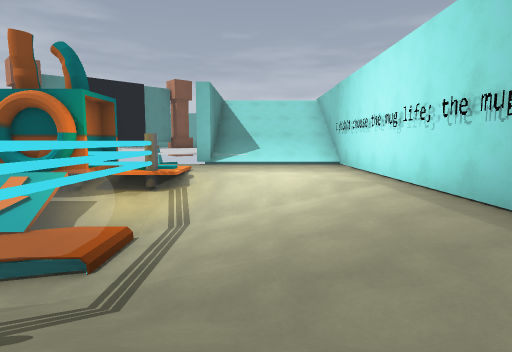
[1] (above)

17 first-person views from a walk through a level from a Godot 3-D game. The camera is 1.3 m above the floor, tilts 6° down and sees 75° across. The floor is counted in squares, 2 m on a side. Each view is taken from the middle of a square. On the plan, view 1 faces up. The plan holds only what a view shows up to about 10 squares ahead; the rest is blank. The place goes on beyond the plan. Some surface patterns are stand-ins.

[2]
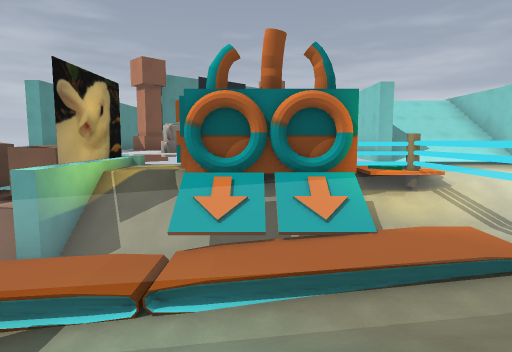

[3]
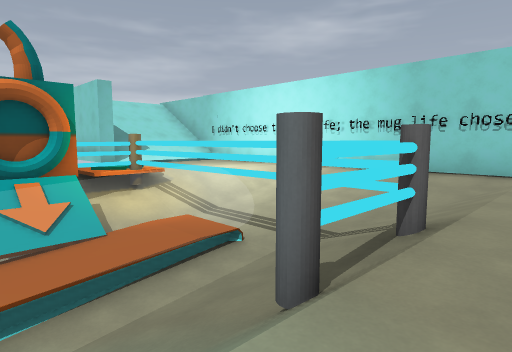

[4]
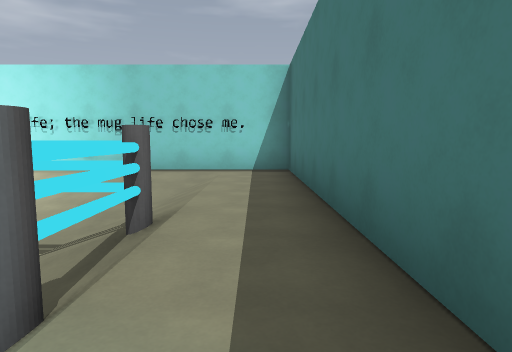

[5]
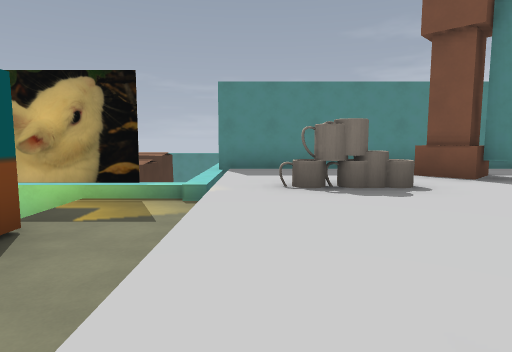

[6]
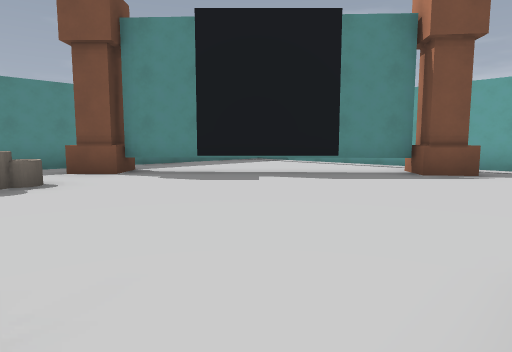

[7]
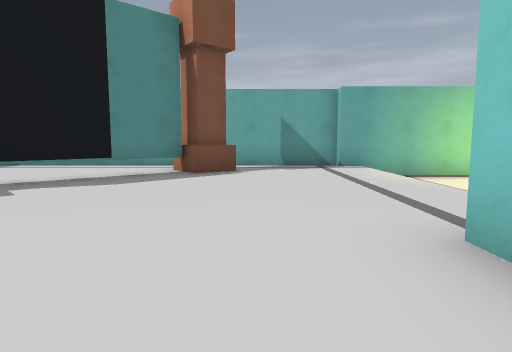

[8]
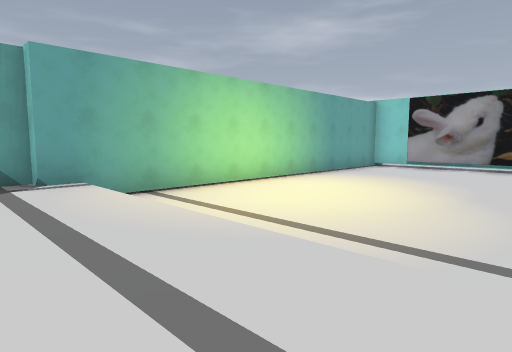

[9]
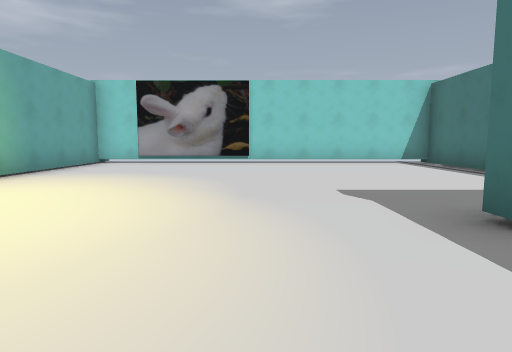

[10]
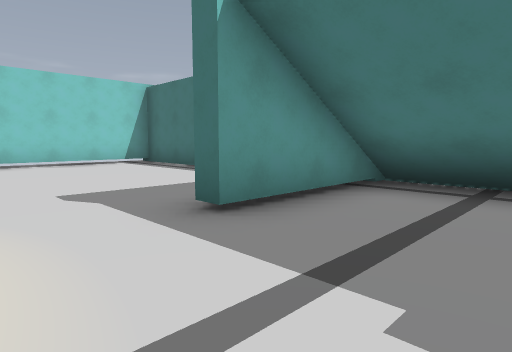

[11]
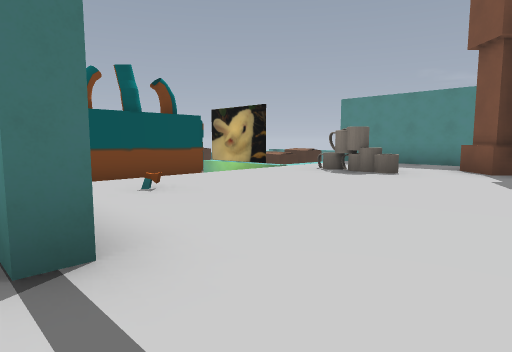

[12]
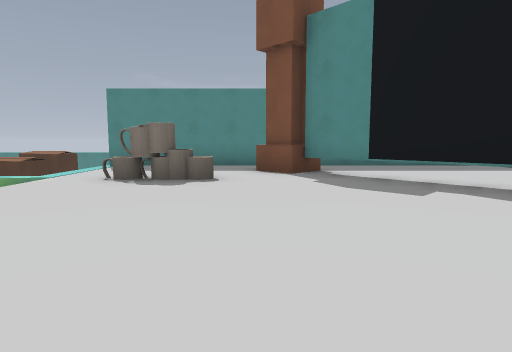

[13]
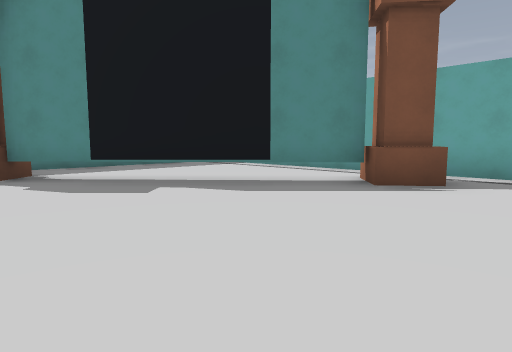

[14]
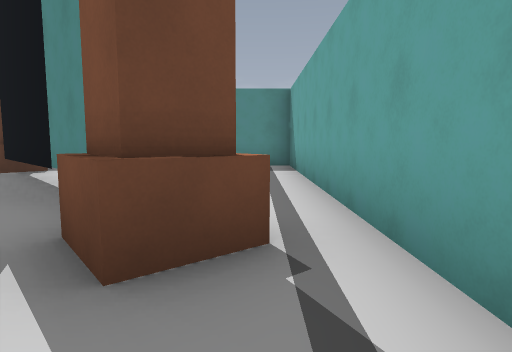

[15]
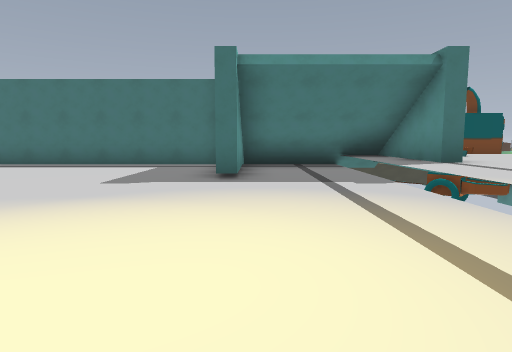

[16]
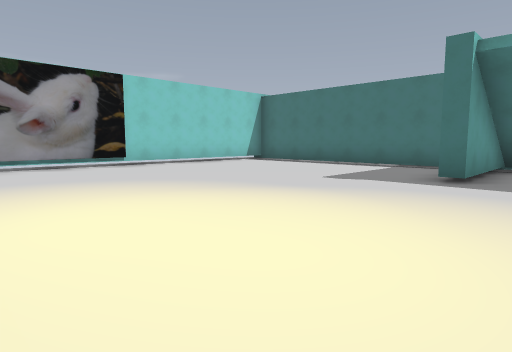

[17]
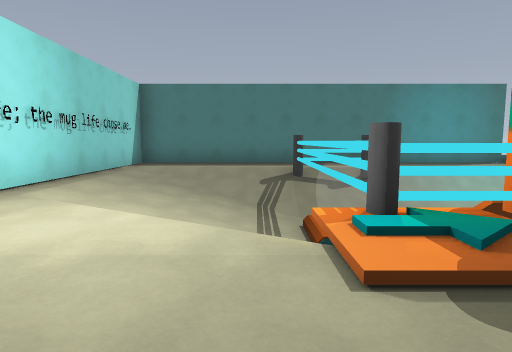

### Floor plan
Key: @ floor where view 1 was taken; # wall or solid block; x gap in a wall; . main floor; : floor 0.25 m higher than the main floor; + floor 0.5 m higher than the main floor; - floor 0.75 m lower than the main floor; / step, stairs or slope; = window, fence, low wall or low ledge; ^ raised ledge; v drop or lower ground; P pole; B box; I pillar; M mug; T thing the floor can be seen under or through; O other object.
Columns run from 12 left of view 1 to 10 right of it. Each row starts with its distance up from view 1.
 20   #####################
 19  # ++++II+++/.........#
 18  #++++ TI+++/.........#
 17  #++++TT++++/.........#
 16  #++ TT+++++/.........#
 15  #  TT++++++/.........#
 14  #IIT+++++++/.........#
 13  #+I+++++++#/..#......#
 12  #++M++++++#/..#......#
 11  #++M++++++#///#......#
 10  #+++++++++#///########
  9  xvv/..........#
  8 BBBB/...  .....#
  7 BBB //###/:....#
  6    #//###OP//..#
  5    x//x-x/////.#
  4     ^^////#///.#
  3     //////////.#
  2       ////=///.#
  1      ///P#P///.#
  0     ........@..#
 -1     x###########

Positions as (right, up) in squares from view 1, and headings:
1: (0, 0), facing up
2: (-5, 0), facing up
3: (-5, 0), facing up-right
4: (-5, 0), facing right
5: (-3, 10), facing left
6: (-2, 11), facing up-left
7: (-3, 11), facing up
8: (-2, 14), facing up-right
9: (0, 15), facing right
10: (0, 15), facing down-right
11: (-1, 15), facing down-left
12: (-2, 13), facing left
13: (-2, 13), facing up-left
14: (-2, 19), facing left
15: (2, 19), facing down
16: (1, 19), facing down-right
17: (-1, 9), facing down
